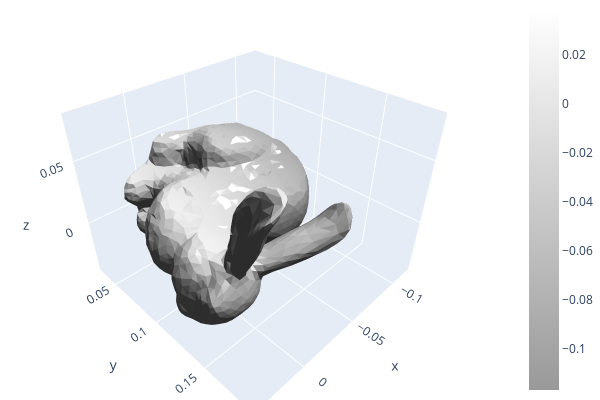

Source (notebook cell):
### Code cell
o3d.visualization.draw_plotly([bunny])

### Figure 1 — Plotly figure (JSON) as saved in the notebook; plotly's stock layout.template omitted (floating-point values rounded to 4 significant figures; data arrays with more than 128 entries replaced by an {"elided": "..."} marker saying what was removed)
{"data": [{"colorscale": [[0, "rgb(153, 153, 153)"], [1, "rgb(255,255,255)"]], "flatshading": true, "i": {"elided": "4968 int values"}, "intensity": {"elided": "2503 float values"}, "j": {"elided": "4968 int values"}, "k": {"elided": "4968 int values"}, "lighting": {"ambient": 0.18, "diffuse": 1, "facenormalsepsilon": 1e-15, "fresnel": 0.1, "roughness": 0.05, "specular": 1, "vertexnormalsepsilon": 1e-15}, "lightposition": {"x": 100, "y": 200, "z": 0}, "type": "mesh3d", "x": {"elided": "2503 float values"}, "y": {"elided": "2503 float values"}, "z": {"elided": "2503 float values"}}], "layout": {"height": 400, "margin": {"b": 0, "l": 0, "r": 0, "t": 0}, "scene": {"camera": {"center": {"x": 0, "y": 0, "z": 0}, "up": {"x": 0, "y": 0, "z": 1}}}, "showlegend": false, "width": 600}}
